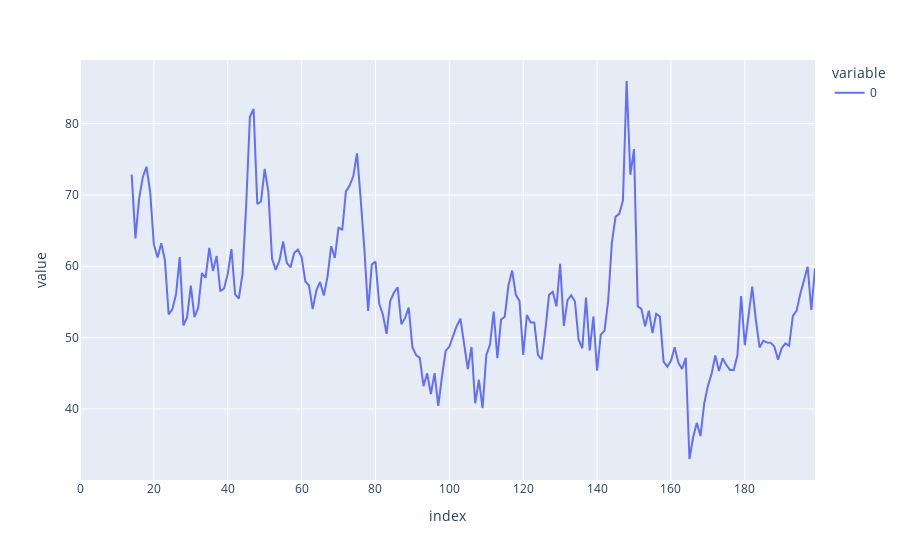

Here is the notebook cell this chart was saved with:
### Code cell
pd.DataFrame(np.around(qf_tv_calc_rsi_wilder(candles[:,4], period=14),4)).plot()

### Figure 1 — Plotly figure (JSON) as saved in the notebook; plotly's stock layout.template omitted (floating-point values rounded to 4 significant figures; data arrays with more than 128 entries replaced by an {"elided": "..."} marker saying what was removed)
{"data": [{"hovertemplate": "variable=0<br>index=%{x}<br>value=%{y}<extra></extra>", "legendgroup": "0", "line": {"color": "#636efa", "dash": "solid"}, "marker": {"symbol": "circle"}, "mode": "lines", "name": "0", "orientation": "v", "showlegend": true, "type": "scatter", "x": {"elided": "200 int values"}, "xaxis": "x", "y": {"elided": "200 float values"}, "yaxis": "y"}], "layout": {"legend": {"title": {"text": "variable"}, "tracegroupgap": 0}, "margin": {"t": 60}, "xaxis": {"anchor": "y", "domain": [0, 1], "title": {"text": "index"}}, "yaxis": {"anchor": "x", "domain": [0, 1], "title": {"text": "value"}}}}
